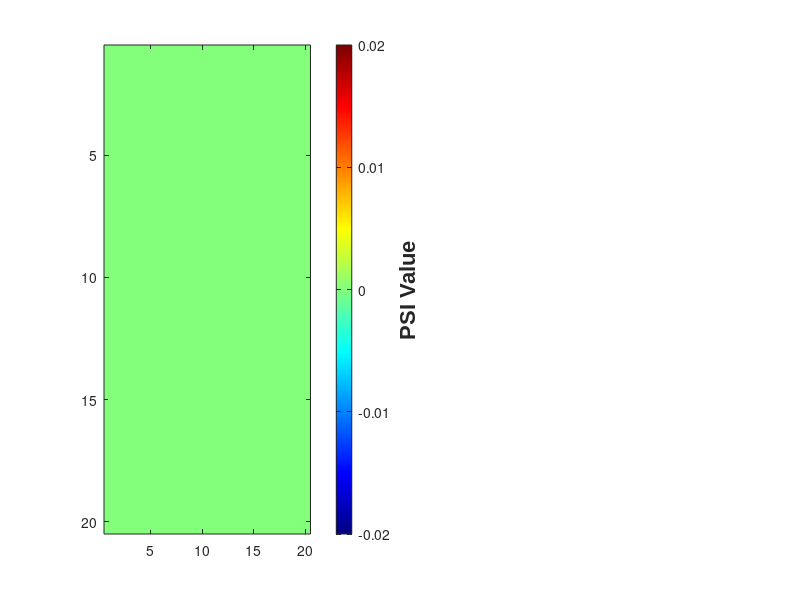

This figure's MATLAB source: (Note: this script raises an error after producing the figure.)
%% Step 3: Organize PSI values by channel pair. 

Condition         = 'OnlyPretone';                                                 % Options: 'OnlyPrior' or 'OnlyPretone' or 'Both'
Frequency_Band    = 'beta';
SNR               = [-11/6, -5/3, 5/3, 11/6, -1.5000, -1.2500, 1.2500, 1.5000];  % Options: any combination of  -11/6, -5/3, -1.5000, -1.2500, 0, 1.2500, 1.5000, 5/3, 11/6; 
animals    = {'MrM'};                     % Options: 'MrCassius' and/or 'MrM'
rootdir    = 'C:\Users\Corey Roach\Documents\00_DATA\2025_19_12_PSI_Epoch_Analysis_OnlyPretone';                                 
sessions   = dir(fullfile(rootdir, '19*'));

% Define the PFC and AC channel labels and generate temporary grids

channels               = arrayfun(@(x) sprintf('ch%02d', x), 3:22, 'UniformOutput', false);
preCueOnset_PSI_grid   = cell(20, 20); 
testToneOnset_PSI_grid = cell(20, 20);

%% Loop through all sessions and sort PSI values by channel-pair 

for i = 1:length(sessions)

    RecDate = sessions(i).name;

    for j = 1:length(animals)
        Animal = animals{j};
        session_path = fullfile(rootdir, RecDate, Animal);

        if exist(session_path, 'dir') % Check if the directory exists
            preCue_file   = dir(fullfile(session_path, ['*', 'preCueOnset_' Frequency_Band '*PSI_data.mat']));
            testTone_file = dir(fullfile(session_path, ['*', 'testToneOnset_' Frequency_Band '*PSI_data.mat']));

            if ~isempty(preCue_file)
                fprintf('Processing session %s:\n', RecDate);
            else
                continue;
            end

      for k = 1:length(preCue_file)

        preCue_filename   = preCue_file(k).name;
        testTone_filename = testTone_file(k).name;

        temp_preCue_dir   = fullfile(session_path, preCue_filename);
        temp_testTone_dir = fullfile(session_path, testTone_filename);

        % Load the .mat file safely
         load(temp_preCue_dir,'PSI_preCueOnset' );
         load(temp_testTone_dir,'PSI_testToneOnset');

        preCue_Matrix     = PSI_preCueOnset.psispctrm; 
        preCue_labels     = PSI_preCueOnset.labelcmb;         
        testTone_Matrix   = PSI_testToneOnset.psispctrm; 
        testTone_labels   = PSI_testToneOnset.labelcmb;       

      end    

           % Populate preCueOnset_PSI_grid with data 

           for rowIdx_1 = 1:size(preCue_Matrix, 1)

            % Extract channel pair from label
            pfcLabel = preCue_labels{rowIdx_1, 1};  % First column: PFC label (e.g., 'D1_PFC_ch05')
            acLabel  = preCue_labels{rowIdx_1, 2};  % Second column: AC label (e.g., 'D3_AC_ch04')

            % Remove the 'D' component and isolate the channel labels
            pfcChannel = regexp(pfcLabel, 'PFC_ch\d+', 'match', 'once');  % Extract PFC channel
            acChannel  = regexp(acLabel, 'AC_ch\d+', 'match', 'once');    % Extract AC channel

            % Find indices in the grid
            pfcIdx = find(strcmp(channels, strrep(pfcChannel, 'PFC_', '')));
            acIdx  = find(strcmp(channels,  strrep(acChannel, 'AC_', '')));

                % Assign the data row to the grid position
                if ~isempty(pfcIdx) && ~isempty(acIdx)
                    if isempty(preCueOnset_PSI_grid{pfcIdx, acIdx})
                    % Initialize the cell with the first row of data
                    preCueOnset_PSI_grid{pfcIdx, acIdx} = preCue_Matrix(rowIdx_1, :);
                    else
                    % Append the new row of data to the existing data
                    preCueOnset_PSI_grid{pfcIdx, acIdx} = [preCueOnset_PSI_grid{pfcIdx, acIdx}; preCue_Matrix(rowIdx_1, :)];
                    end

                end
           end

           % Populate testToneOnset_PSI_grid with data 

           for rowIdx_2 = 1:size(testTone_Matrix, 1)

            % Extract channel pair from label
            pfcLabel = testTone_labels{rowIdx_2, 1};  % First column: PFC label (e.g., 'D1_PFC_ch05')
            acLabel  = testTone_labels{rowIdx_2, 2};  % Second column: AC label (e.g., 'D3_AC_ch04')

            % Remove the 'D' component and isolate the channel labels
            pfcChannel = regexp(pfcLabel, 'PFC_ch\d+', 'match', 'once'); % Extract PFC channel
            acChannel  = regexp(acLabel, 'AC_ch\d+', 'match', 'once');    % Extract AC channel

            % Find indices in the grid
            pfcIdx = find(strcmp(channels, strrep(pfcChannel, 'PFC_', '')));
            acIdx  = find(strcmp(channels, strrep(acChannel, 'AC_', '')));

                % Assign the data row to the grid position
                if ~isempty(pfcIdx) && ~isempty(acIdx)
                    if isempty(testToneOnset_PSI_grid{pfcIdx, acIdx})
                    % Initialize the cell with the first row of data
                    testToneOnset_PSI_grid{pfcIdx, acIdx} = testTone_Matrix(rowIdx_2, :);
                    else
                    % Append the new row of data to the existing data
                    testToneOnset_PSI_grid{pfcIdx, acIdx} = [testToneOnset_PSI_grid{pfcIdx, acIdx}; testTone_Matrix(rowIdx_2, :)];
                    end                 
                end
           end

         end
     end
end

%% Average selected bands to output a single PSI value per channel pair (preCueOnset)


if strcmp(Frequency_Band,'theta') == 1
% Define the range of columns to average
columnRange = 5:8;

% Initialize a new grid to store the averaged values
preCue_averagedGrid = nan(20, 20); % Use NaN to handle empty grid positions

% Loop through each position in the grid
for pfcIdx = 1:20
    for acIdx = 1:20
        % Check if the grid position contains data
        if ~isempty(preCueOnset_PSI_grid{pfcIdx, acIdx})
            % Extract the data matrix for the current position
            dataposition = preCueOnset_PSI_grid{pfcIdx, acIdx};

            % Compute the average of the selected columns
            columnAverage = mean(dataposition(:, columnRange), 'all', 'omitnan');

            % Store the average in the new grid
            preCue_averagedGrid(pfcIdx, acIdx) = columnAverage;
        end
    end
end
end


if strcmp(Frequency_Band,'beta') == 1
% Define the range of columns to average
columnRange = 15:30;

% Initialize a new grid to store the averaged values
preCue_averagedGrid = nan(20, 20); % Use NaN to handle empty grid positions

% Loop through each position in the grid
for pfcIdx = 1:20
    for acIdx = 1:20
        % Check if the grid position contains data
        if ~isempty(preCueOnset_PSI_grid{pfcIdx, acIdx})
            % Extract the data matrix for the current position
            dataposition = preCueOnset_PSI_grid{pfcIdx, acIdx};

            % Compute the average of the selected columns
            columnAverage = mean(dataposition(:, columnRange), 'all', 'omitnan');

            % Store the average in the new grid
            preCue_averagedGrid(pfcIdx, acIdx) = columnAverage;
        end
    end
end
end


%% Average selected bands to output a single PSI value per channel pair (testToneOnset)

if strcmp(Frequency_Band,'theta') == 1
% Define the range of columns to average
columnRange = 5:8;

% Initialize a new grid to store the averaged values
testTone_averagedGrid = nan(20, 20); % Use NaN to handle empty grid positions

% Loop through each position in the grid
for pfcIdx = 1:20
    for acIdx = 1:20
        % Check if the grid position contains data
        if ~isempty(testToneOnset_PSI_grid{pfcIdx, acIdx})
            % Extract the data matrix for the current position
            dataposition = testToneOnset_PSI_grid{pfcIdx, acIdx};

            % Compute the average of the selected columns
            columnAverage = mean(dataposition(:, columnRange), 'all', 'omitnan');

            % Store the average in the new grid
            testTone_averagedGrid(pfcIdx, acIdx) = columnAverage;
        end
    end
end
end


if strcmp(Frequency_Band,'beta') == 1
% Define the range of columns to average
columnRange = 15:30;

% Initialize a new grid to store the averaged values
testTone_averagedGrid = nan(20, 20); % Use NaN to handle empty grid positions

% Loop through each position in the grid
for pfcIdx = 1:20
    for acIdx = 1:20
        % Check if the grid position contains data
        if ~isempty(testToneOnset_PSI_grid{pfcIdx, acIdx})
            % Extract the data matrix for the current position
            dataposition = testToneOnset_PSI_grid{pfcIdx, acIdx};

            % Compute the average of the selected columns
            columnAverage = mean(dataposition(:, columnRange), 'all', 'omitnan');

            % Store the average in the new grid
            testTone_averagedGrid(pfcIdx, acIdx) = columnAverage;
        end
    end
end
end

%% Plot average PSI 

% Replace NaNs with zero
preCue_averagedGrid(isnan(preCue_averagedGrid)) = 0;
testTone_averagedGrid(isnan(testTone_averagedGrid)) = 0;

% Determine the global color range
globalMin = -0.02;
globalMax = 0.02;

% Clamp values to the global color range
averagedGrid_1_clamped = max(globalMin, min(globalMax, preCue_averagedGrid));
averagedGrid_2_clamped = max(globalMin, min(globalMax, testTone_averagedGrid));

% Plot the first heatmap
figure(1);
subplot(1, 2, 1);
imagesc(averagedGrid_1_clamped);
colormap(jet(256)); % 256 instead of default 64
caxis([globalMin, globalMax]);

% Colorbar formatting
cb1 = colorbar;
ylabel(cb1, 'PSI Value', 'FontSize', 16, 'FontName', 'Arial', 'FontWeight', 'bold');
cb1.Label.Rotation = 270;

% Axes labels
xlabel('AC Channels', 'FontSize', 16, 'FontName', 'Arial', 'FontWeight', 'bold');
ylabel('PFC Channels', 'FontSize', 16, 'FontName', 'Arial', 'FontWeight', 'bold');

% Tick marks and labels (simplified 1:20)
xticks(1:20);
yticks(1:20);
xticklabels(1:20);
yticklabels(1:20);

% Set font for axes ticks
set(gca, 'FontName', 'Arial', 'FontSize', 16, 'FontWeight', 'bold');

axis square;

% Plot the second heatmap
subplot(1, 2, 2);
imagesc(averagedGrid_2_clamped);
colormap(jet(256));
caxis([globalMin, globalMax]);

% Colorbar formatting
cb2 = colorbar;
ylabel(cb2, 'PSI Value', 'FontSize', 16, 'FontName', 'Arial', 'FontWeight', 'bold');
cb2.Label.Rotation = 270;

% Axes labels
xlabel('AC Channels', 'FontSize', 16, 'FontName', 'Arial', 'FontWeight', 'bold');
ylabel('PFC Channels', 'FontSize', 16, 'FontName', 'Arial', 'FontWeight', 'bold');

% Tick marks and labels (simplified 1:20)
xticks(1:20);
yticks(1:20);
xticklabels(1:20);
yticklabels(1:20);

% Set font for axes ticks
set(gca, 'FontName', 'Arial', 'FontSize', 16, 'FontWeight', 'bold');

axis square;


%% Step 9: Plot with Means + 95% CI, Legend, and High-Resolution Export

abs_preCue = abs(preCue_averagedGrid);
abs_testTone = abs(testTone_averagedGrid);

% Mask out zeros (placeholder values)
mask_nonzero_pre = preCue_averagedGrid ~= 0;
mask_nonzero_test = testTone_averagedGrid ~= 0;

% Extract directional values
PFC_2_AC_pre     = abs_preCue(mask_nonzero_pre & preCue_averagedGrid > 0);
AC_2_PFC_pre     = abs_preCue(mask_nonzero_pre & preCue_averagedGrid < 0);
PFC_2_AC_test    = abs_testTone(mask_nonzero_test & testTone_averagedGrid > 0);
AC_2_PFC_test    = abs_testTone(mask_nonzero_test & testTone_averagedGrid < 0);

figure('Color', 'w', 'Units', 'inches', 'Position', [1, 1, 11, 8.5]); hold on;

group_data = {PFC_2_AC_pre, AC_2_PFC_pre, PFC_2_AC_test, AC_2_PFC_test};
means = cellfun(@mean, group_data);
SEMs  = cellfun(@(x) std(x)/sqrt(length(x)), group_data);
CIs   = SEMs * 1.96;  % 95% CI

bar_colors = [222 30 38; 71 133 197; 222 30 38; 71 133 197]/255;

% Bar plot
for i = 1:4
    b = bar(i, means(i), 'FaceColor', bar_colors(i,:), 'EdgeColor', 'none');
    hold on;
end

% Add CI error bars
errorbar(1:4, means, CIs, 'k.', 'LineWidth', 1.5);

% Format axes
set(gca, 'XTick', [1.5 3.5], ...
         'XTickLabel', {'LED','Target Tone'}, ...
         'FontSize', 16, 'FontName', 'Arial', 'FontWeight', 'bold', ...
         'YGrid', 'off');
ylabel('Mean |PSI Value|', 'FontSize', 16, 'FontName', 'Arial', 'FontWeight', 'bold');

% Format y-axis ticks (no scientific notation)
ax = gca;
ax.YAxis.Exponent = 0;
ax.YAxis.TickLabelFormat = '%.3f';

% Add legend in top-left corner (no box)
legend({'PFC→AC', 'AC→PFC'}, ...
       'Location', 'northwest', ...
       'FontSize', 14, ...
       'FontName', 'Arial', ...
       'Box', 'off');


box off
axis tight

% Optional: Export high-DPI image
exportgraphics(gcf, 'PSI_BarPlot_Labeled_HighRes.png', 'Resolution', 600);


%% Step 10: Nonparametric 2×2 ANOVA on Ranked PSI Values

PSI_values = [PFC_2_AC_pre(:); AC_2_PFC_pre(:); PFC_2_AC_test(:); AC_2_PFC_test(:)];
Epoch      = [repmat({'PreCue'}, numel(PFC_2_AC_pre) + numel(AC_2_PFC_pre), 1);
              repmat({'TestTone'}, numel(PFC_2_AC_test) + numel(AC_2_PFC_test), 1)];
Direction  = [repmat({'PFC→AC'}, numel(PFC_2_AC_pre), 1);
              repmat({'AC→PFC'}, numel(AC_2_PFC_pre), 1);
              repmat({'PFC→AC'}, numel(PFC_2_AC_test), 1);
              repmat({'AC→PFC'}, numel(AC_2_PFC_test), 1)];

ranked_PSI = tiedrank(PSI_values);

[p, tbl, stats, terms] = anovan(ranked_PSI, ...
                                {Epoch, Direction}, ...
                                'model', 2, ...
                                'varnames', {'Epoch','Direction'}, ...
                                'display', 'on');

anova_table = cell2table(tbl(2:end,:), 'VariableNames', tbl(1,:));
disp(anova_table);

%% Step 11: Follow-up Pairwise Rank-Sum Tests

% ----- Claim 1: PreCue > TestTone (all directions combined) -----
PreCue_all   = [PFC_2_AC_pre(:); AC_2_PFC_pre(:)];
TestTone_all = [PFC_2_AC_test(:); AC_2_PFC_test(:)];
[p_epoch, ~, stats_epoch] = ranksum(PreCue_all, TestTone_all);
fprintf('\nClaim 1 — PreCue vs TestTone:\n');
fprintf('p = %.4f, Z = %.2f, n1 = %d, n2 = %d\n', ...
    p_epoch, stats_epoch.zval, numel(PreCue_all), numel(TestTone_all));

% ----- Claim 2: Directional difference within TestTone -----
[p_testtone_dir, ~, stats_testtone_dir] = ranksum(PFC_2_AC_test, AC_2_PFC_test);
fprintf('\nClaim 2 — TestTone: PFC→AC vs AC→PFC:\n');
fprintf('p = %.4f, Z = %.2f, n1 = %d, n2 = %d\n', ...
    p_testtone_dir, stats_testtone_dir.zval, ...
    numel(PFC_2_AC_test), numel(AC_2_PFC_test));

% ----- Claim 3: Directional difference within PreCue -----
[p_precue_dir, ~, stats_precue_dir] = ranksum(PFC_2_AC_pre, AC_2_PFC_pre);
fprintf('\nClaim 3 — PreCue: PFC→AC vs AC→PFC:\n');
fprintf('p = %.4f, Z = %.2f, n1 = %d, n2 = %d\n', ...
    p_precue_dir, stats_precue_dir.zval, ...
    numel(PFC_2_AC_pre), numel(AC_2_PFC_pre));



%% All data point statistics

% Initialize an empty array to store all trials
% preCue_all_trials = [];
% 
% % Iterate through each cell in preCueOnset_PSI_grid
% for i = 1:numel(preCueOnset_PSI_grid)
%     % Concatenate the trials from the current cell
%     preCue_all_trials = [preCue_all_trials; preCueOnset_PSI_grid{i}];
% end
% 
% % Initialize an empty array to store all trials
% testTone_all_trials = [];
% 
% % Iterate through each cell in testToneOnset_PSI_grid
% for b = 1:numel(testToneOnset_PSI_grid)
%     % Concatenate the trials from the current cell
%     testTone_all_trials = [testTone_all_trials; testToneOnset_PSI_grid{i}];
% end


% Band-wise collect all values for each channel pair, and collapse into column

% if strcmp(Frequency_Band,'theta') == 1
% 
% % Extract columns 5 to 8 and reshape into a single column
% preCue_theta = preCue_all_trials(:, 5:8);
% preCue_theta = preCue_theta(:);
% 
% testTone_theta = testTone_all_trials(:, 5:8);
% testTone_theta = testTone_theta(:);
% 
% preCue_PFC_2_AC = preCue_theta(preCue_theta > 0);
% preCue_AC_2_PFC = preCue_theta(preCue_theta < 0);
% 
% testTone_PFC_2_AC = testTone_theta(testTone_theta > 0);
% testTone_AC_2_PFC = testTone_theta(testTone_theta < 0);
% 
% end

% %% plotting histogram 
% 
% %[~, bins] = hist([preCue_PFC_2_AC; abs(preCue_AC_2_PFC); testTone_PFC_2_AC; abs(testTone_AC_2_PFC)], 100);
% load('C:\Users\Corey Roach\Documents\00_DATA\bins.mat')
% 
% % Compute histograms for each dataset
% posCounts_1 = hist(preCue_PFC_2_AC, bins);
% negCounts_1 = hist(abs(preCue_AC_2_PFC), bins);
% posCounts_2 = hist(testTone_PFC_2_AC, bins);
% negCounts_2 = hist(abs(testTone_AC_2_PFC), bins);
% 
% % Normalize counts to percentages
% posCounts_1 = posCounts_1 / sum(posCounts_1) * 100;
% negCounts_1 = negCounts_1 / sum(negCounts_1) * 100;
% posCounts_2 = posCounts_2 / sum(posCounts_2) * 100;
% negCounts_2 = negCounts_2 / sum(negCounts_2) * 100;
% 
% % Plot histograms
% 
% figure(2);
% 
% hold on;
% % Condition 1: Red (Positive) & Soft Red (Negative)
% bar(bins,   posCounts_1,   'FaceColor', [1, 0.6, 0.6], 'FaceAlpha', 0.5,'EdgeColor', 'k', 'BarWidth', 1);  % Soft Red with black edges;                    % Red with black edges
% bar(-bins,  -negCounts_1,  'FaceColor', [0.6, 0.6, 1], 'FaceAlpha', 0.5, 'EdgeColor', 'k', 'BarWidth', 1); % Soft Blue with black edges
% 
% 
% % Labels and Legend
% xlabel('PSI Value');
% ylabel('Proportion of Sites');
% % xlim([-.15 .15])
% axis([-.03 .03 -100 100]) 
% leg = legend({'Top-down  Direction', 'Bottom-up Direction'}, 'Location', 'SouthEast');
% set(leg, 'FontSize', 12); % Reduce legend font size
% 
% % Improve aesthetics
% set(gca, 'FontSize', 18, 'LineWidth', 1.5); % Keep axis font size at 18
% box on;
% hold off;
% 
% figure(3)
% 
% hold on 
% bar(bins,   posCounts_2,   'FaceColor', [1, 0.6, 0.6], 'FaceAlpha', 0.5,'EdgeColor', 'k', 'BarWidth', 1);  % Soft Red with black edges;                    % Red with black edges
% bar(-bins,  -negCounts_2,  'FaceColor', [0.6, 0.6, 1], 'FaceAlpha', 0.5, 'EdgeColor', 'k', 'BarWidth', 1); % Soft Blue with black edges
% 
% % Labels and Legend
% xlabel('PSI Value', 'FontSize', 18);
% ylabel('Proportion of Sites', 'FontSize', 18);
% axis([-.03 .03 -100 100]) 
% 
% % Set legend and adjust its font size
% leg = legend({'Top-down  Direction', 'Bottom-up Direction'}, 'Location', 'SouthEast');
% set(leg, 'FontSize', 12); % Reduce legend font size
% 
% % Improve aesthetics
% set(gca, 'FontSize', 18, 'LineWidth', 1.5); % Keep axis font size at 18
% box on;
% hold off;

% %% this runs a statistical test on all values significant values n = > 1000 versus the test of the average where n = number of channel pairs {DO NOT DELETE, maybe useful}
% 
% % Assume these four variables are already column vectors of theta-band PSI
% % preCue_PFC_2_AC, preCue_AC_2_PFC, testTone_PFC_2_AC, testTone_AC_2_PFC
% 
% % Take absolute values
% preCue_PFC_2_AC_abs   = abs(preCue_PFC_2_AC);
% preCue_AC_2_PFC_abs   = abs(preCue_AC_2_PFC);
% testTone_PFC_2_AC_abs = abs(testTone_PFC_2_AC);
% testTone_AC_2_PFC_abs = abs(testTone_AC_2_PFC);
% 
% % Combine data into a single vector
% allData = [preCue_PFC_2_AC_abs; preCue_AC_2_PFC_abs; ...
%            testTone_PFC_2_AC_abs; testTone_AC_2_PFC_abs];
% 
% % Create grouping variable
% group = [repmat({'preCue PFC→AC'}, length(preCue_PFC_2_AC_abs), 1);
%          repmat({'preCue AC→PFC'}, length(preCue_AC_2_PFC_abs), 1);
%          repmat({'testTone PFC→AC'}, length(testTone_PFC_2_AC_abs), 1);
%          repmat({'testTone AC→PFC'}, length(testTone_AC_2_PFC_abs), 1)];
% 
% % --- Run one-way ANOVA ---
% [p,tbl,stats] = anova1(allData, group, 'off'); % 'off' suppresses default figure
% disp('One-way ANOVA results:');
% disp(tbl);
% 
% % Post-hoc multiple comparisons (Tukey-Kramer)
% c = multcompare(stats, 'CType','tukey-kramer');
% disp('Post-hoc comparisons (Tukey-Kramer):');
% disp(c);
% 
% % --- Compute means and 95% confidence intervals ---
% dataVars = {preCue_PFC_2_AC_abs, preCue_AC_2_PFC_abs, ...
%             testTone_PFC_2_AC_abs, testTone_AC_2_PFC_abs};
% 
% means = cellfun(@mean, dataVars);
% 
% % Compute 95% CI
% conf95 = @(x) 1.96 * std(x)/sqrt(length(x));
% ci95 = cellfun(conf95, dataVars);
% 
% % --- Plot fat bars with 95% CI, large square figure ---
% figure('Color','w','Units','inches','Position',[1 1 8 8],'PaperPositionMode','auto'); hold on;
% 
% barWidth = 0.8; % fat bars
% 
% % Assign colors: PFC→AC = red, AC→PFC = blue (RGB 0-255 scaled to 0-1)
% barColors = [222 30 38;    % red
%              71 133 197;   % blue
%              222 30 38;    % red
%              71 133 197]/255;
% 
% b = bar(1:4, means, barWidth, 'FaceColor','flat', 'EdgeColor','k', 'LineWidth',1.5);
% for k = 1:4
%     b.CData(k,:) = barColors(k,:);
% end
% 
% % Add 95% CI error bars
% errorbar(1:4, means, ci95, 'k', 'LineStyle','none', 'LineWidth',1.5, 'CapSize',16);
% 
% % Aesthetics
% set(gca, 'XTick', [1.5 3.5], ... % position labels between bars
%          'XTickLabel', {'LED','Target Tone'}, ...
%          'FontName','Arial', 'FontSize', 16, 'FontWeight','bold');
% 
% ylabel('Absolute Theta PSI', 'FontName','Arial','FontSize',16,'FontWeight','bold');
% 
% ylim([0 max(means+ci95)*1.15]);
% 
% 
% % Reduce whitespace
% ax = gca;
% ax.Position = [0.15 0.15 0.75 0.75]; % [left bottom width height]
% 
% %title('Absolute Theta-band PSI', 'FontSize',18,'FontWeight','bold','FontName','Arial');
% 
% % Make the figure scalable and high-resolution when saving
% set(gcf,'Renderer','painters');
